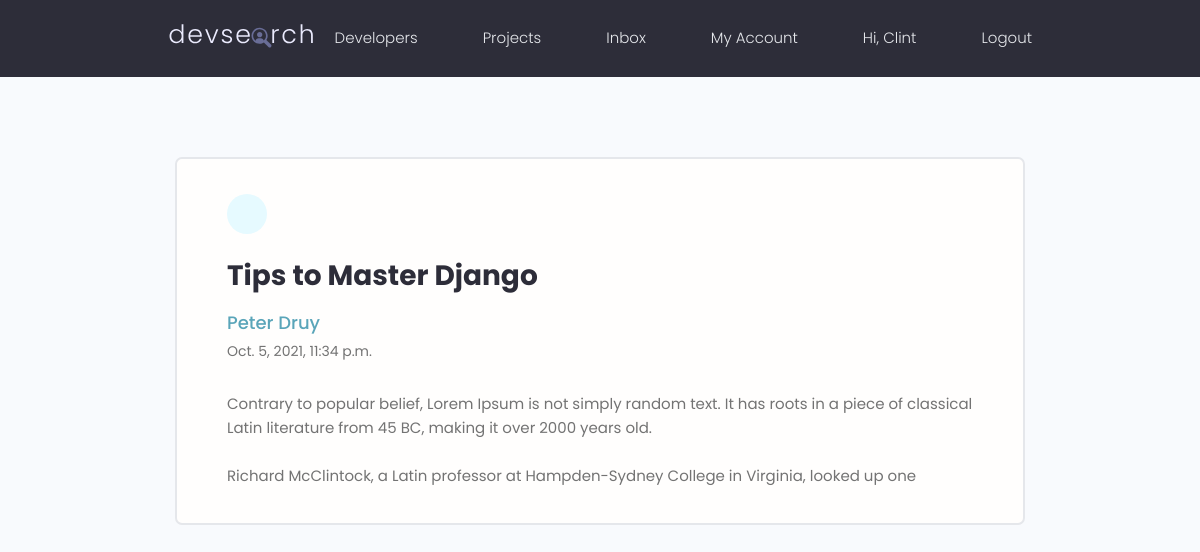
/message/9bd6c971-4dd2-417a-800e-2c9f42fa2ad5 (signed in), run on the app's committed database.
### user/models.py (models this page shows, shortened)
class Message(models.Model):
    sender = models.ForeignKey(Profile, on_delete=models.SET_NULL, null = True, blank=True)
    receiver = models.ForeignKey(Profile, on_delete=models.SET_NULL, null = True, blank=True, related_name = 'allmessages')
    name = models.CharField(max_length=2000)
    subject = models.CharField(max_length=200)
    email = models.EmailField()
    body = models.TextField()
    is_read = models.BooleanField(default=False)
    created = models.DateTimeField(auto_now_add = True)
    id = models.UUIDField(default = uuid.uuid4, editable = False, primary_key = True, unique = True)
    class Meta:
        ordering = ['-created']

### user/views.py (the view)
# urls.py: path('message/<str:pk>', views.ReadMessage, name = 'message'),
@login_required(login_url='signin')
def ReadMessage(request, pk):
    profile = request.user.profile
    receivedMessages = profile.allmessages.get(id=pk)
    if receivedMessages.is_read == False:
        receivedMessages.is_read = True
        receivedMessages.save()
    context = {'msg': receivedMessages}
    return render(request, 'user/message.html', context)

### user/templates/user/message.html (shortened to what this page needs)
{% extends 'base.html' %}
{% block content %}
  <main class="messagePage my-xl">
    <div class="content-box">
      <div class="message">
        <a class="backButton" href=" {% url 'inbox' %} "></a>
        <h2 class="message__subject">{{msg.subject}}</h4>
          <a href="profile.html" class="message__author">{{msg.name}}</a>
          <p class="message__date">{{msg.created}}</p>
          <div class="message__body">
            {{msg.body|linebreaksbr}}
          </div>
      </div>
    </div>
  </main>
{% endblock %}

### templates/navbar.html (shortened to what this page needs)
{% load static %}
<header class="header">
    <div class="container container--narrow">
      <a href="/" class="header__logo">
        <img src="{% static 'images/logo.svg' %}" alt="DevSearch Logo" />
      </a>
      <nav class="header__nav">
        <ul class="header__menu">
          <li class="header__menuItem"><a href="{% url 'profile' %}">Developers</a></li>
          <li class="header__menuItem"><a href="{% url 'index' %}">Projects</a></li>
          <li class="header__menuItem"><a href=" {% url 'inbox' %} ">Inbox</a></li>
          <li class="header__menuItem"><a href="{% url 'account' %}">My Account</a></li>
          {% if request.user.is_authenticated %}
          <li class="header__menuItem"><a href="#"> Hi, {{request.user.username}} </a></li>
          <li class="header__menuItem"><a href="{% url 'signout' %}">Logout</a></li>
          {% else %}
          <li class="header__menuItem"><a href="{% url 'signup' %}" class="btn btn--sub">Login/Sign Up</a></li>
          {% endif %}
        </ul>
      </nav>
    </div>
  </header>

### static/styles/app.css (style rules this page uses)
:root { --color-sub: #2d2d39; }
img { width: 100%; }
.content-box { width: 95%; max-width: 85rem; margin: 0 auto; }
.header { position: sticky; z-index: 111; background-color: var(--color-sub); padding: 1.5rem 0; }
.header > .container { display: flex; justify-content: space-between; align-items: center; }
.header__logo > img { height: 3.8rem; }
.header__nav > ul { display: inline-flex; align-items: center; list-style: none; gap: 6.5rem; }
.header__menuItem > a { color: var(--color-light); font-weight: 300; }
.message { padding: 2.5rem 0; }
.message > a { display: flex; gap: 1rem; }
.message__author, .message__date { flex-basis: 25%; }
.message__subject { flex-basis: 50%; }
.message__date { text-align: right; }
.messagePage .message { list-style: none; background: var(--color-white); padding: 3.5rem 5rem; border: 2px solid var(--color-light); border-radius: 0.7rem; }
.messagePage .message__subject { font-size: 2.8rem; color: var(--color-sub); margin-bottom: 1rem; margin-top: 2rem; }
.messagePage .message__author { font-size: 1.8rem; font-weight: 500; }
.messagePage .message__date { font-size: 1.4rem; font-weight: 400; text-align: left; margin-bottom: 3rem; }
.backButton { background: var(--color-main-light); color: var(--color-main); width: 4rem; height: 4rem; display: flex; align-items: center; justify-content: center; border-radius: 50%; }

### static/uikit/styles/modules/_variables.css (style rules this page uses)
:root { --color-main: #5aa5b9; --color-main-light: #e6faff; --color-sub: #3f4156; --color-sub-light: #51546e; --color-sub-lighter: #ededfd; --color-text: #737373; --color-gray: #8b8b8b; --color-light: #e5e7eb; --color-light-gray: #767676; --color-bg: #f8fafd; --color-white: #fffefd; --color-white-light: #f3f3f3; --color-success: #359e64; --color-success-bg: #def8e8; --color-error: #fc4b0b; --color-error-bg: #fff2ee; --font-base: 'Poppins', arial, helvetica, 'Segoe UI', roboto, ubuntu, sans-serif; --font-monospace: 'Fira Code', 'Courier New', courier, monospace; --font-regular: 300; --font-medium: 500; --font-bold: 700; --generic-shadow: 1px 1px 5px #00000010; --generic-transition: all 0.3s ease-in-out; }

### static/uikit/styles/modules/_base.css (style rules this page uses)
* { margin: 0; padding: 0; box-sizing: border-box; text-rendering: optimizeLegibility; color: inherit; font-size: inherit; }
html { font-size: 50%; }
@media only screen and (min-width: 480px) { html { font-size: 56.25%; } }
@media only screen and (min-width: 1200px) { html { font-size: 62.5%; } }
body { line-height: 1.6; font-weight: 400; font-size: 1.5rem; color: var(--color-text); background-color: var(--color-bg); min-height: 100vh; }

### static/uikit/styles/modules/_typography.css (style rules this page uses)
* { font-family: var(--font-base); }
h2 { font-size: 3.6rem; font-weight: var(--font-bold); }
p, span, strong { font-size: 1.6rem; color: var(--color-text); font-weight: var(--font-regular); }
a { padding-bottom: 2px; text-decoration: none; display: inline-block; color: var(--color-main); font-weight: var(--font-medium); }

### static/uikit/styles/modules/_utilities.css (style rules this page uses)
.container { width: 92%; max-width: 165rem; margin: 0 auto; box-sizing: border-box; }
.container--narrow { width: 92%; max-width: 120rem; }
@media screen and (min-width: 1000px) { .container { width: 90%; } }
@media screen and (min-width: 1000px) { .container--narrow { width: 85%; } }
@media screen and (min-width: 1200px) { .container { width: 80%; } }
@media screen and (min-width: 1200px) { .container--narrow { width: 72%; } }
.my-xl { margin: 8rem auto; }

### data on the page
Message: subject "Tips to Master Django", name "Peter Druy", created "Oct. 5, 2021, 11:34 p.m.", body "Contrary to popular belief, Lorem Ipsum is not simply random text. It has roots in a piece of classical Latin literature from 45 BC, making it over 2000 years old. Richard McClintock, a Latin professor at Hampden-Sydney College in Virginia, looked up one"

### other printed values
{{ request.user.username }} "Clint"
